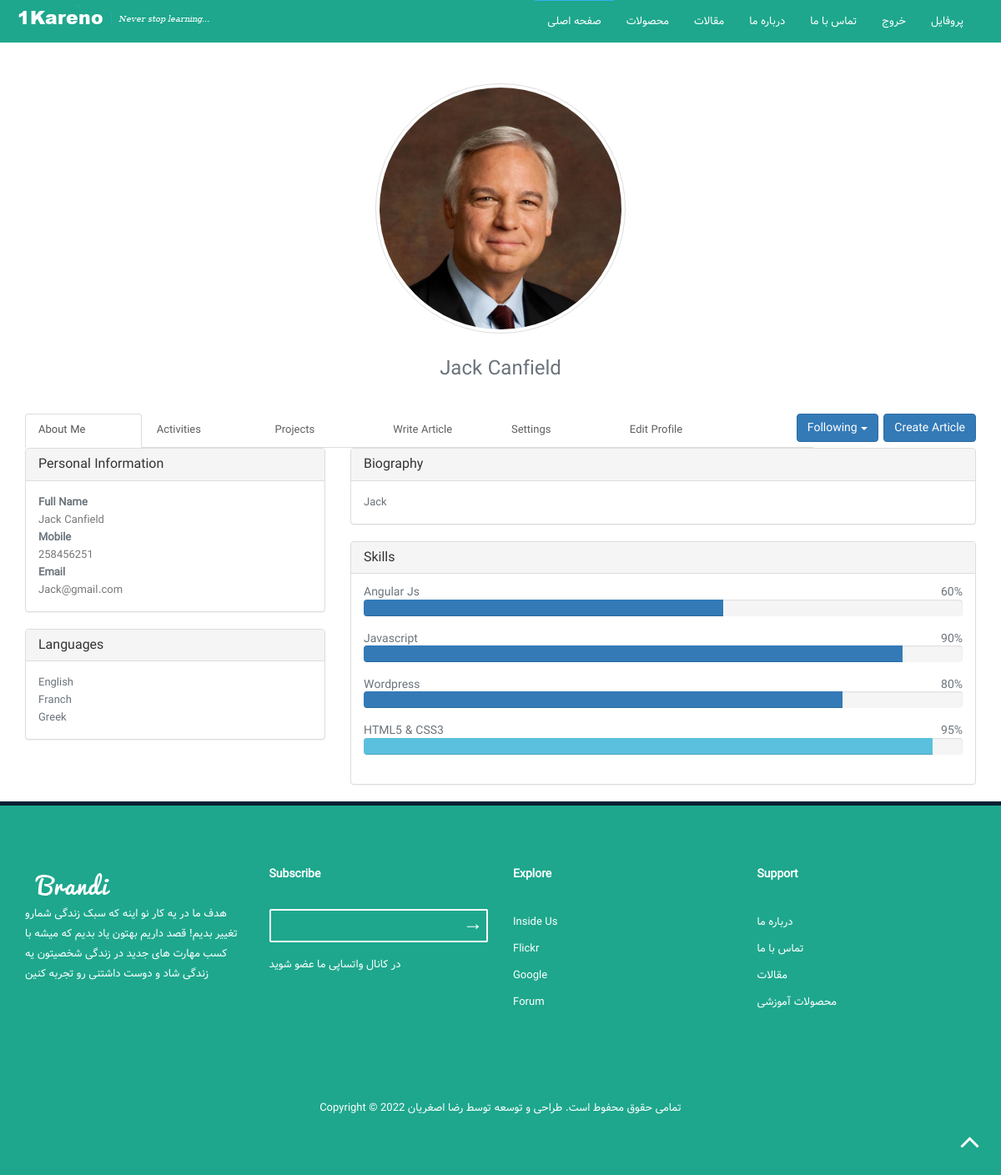
Screenshot of /account/profile/ (signed in) with the database file from the repository.
### account/models.py (models this page shows, shortened)
class Profile(models.Model):
    user = models.OneToOneField(settings.AUTH_USER_MODEL, on_delete=models.CASCADE)
    biography = models.TextField(null=False, blank=True)
    phone = models.CharField(max_length=11)
    avatar = models.ImageField(upload_to='media/avatars', null=True, blank=True)

### account/views.py (the view)
# urls.py: path('profile/', profile, name='profile'),
def profile(request):
    user_profile = request.user.profile
    profile_user = UserUpdateForm(request.POST, instance=request.user)
    profile_model = ProfileUpdateForm(request.POST, instance=request.user.profile)
    return render(request, 'account/profile.html',
                  {'profile_user': profile_user, 'profile_model': profile_model, 'profile': user_profile})

### account/templates/account/profile.html (shortened to what this page needs)
{% extends 'base.html' %}
{% load static %}
{% block content %}
<div class="wrapper">
    <div class="container">
        <div class="wraper">
            <div class="row">
                <div class="col-sm-12">
                    <div class="bg-picture text-center">
                        <div class="profile-info-name">
                            {% if profile.avatar %}
                            <img src="{{ profile.avatar.url }}" height="300px"
                                 width="300px"
                                 class="thumb-lg img-circle img-thumbnail" alt="profile-image">
                            {% else %}
                            <img src="{% static 'assets/img/avatar.png' %}" height="300px"
                                 width="300px" class="thumb-lg img-circle img-thumbnail" alt="profile-image">
                            {% endif %}
                            <h3 style="margin-top: 3rem" class="text-white">{{ profile.user.first_name }}
                                {{ profile.user.last_name }}</h3>
                        </div>
                    </div>
                </div>
            </div>
            <div style="margin-top: 4rem" class="row user-tabs">
                <div class="col-lg-10 col-md-10 col-sm-10">
                    <ul class="nav nav-tabs tabs" style="width: 100%;">
                        <li class="active tab" style="width: 15%;">
                            <a href="#home-2" data-toggle="tab" aria-expanded="false" class="active">
                                <span class="hidden-xs">About Me</span>
                            </a>
                        </li>
                        <li class="tab" style="width: 15%;">
                            <a href="#profile-2" data-toggle="tab" aria-expanded="false">
                                <span class="hidden-xs">Activities</span>
                            </a>
                        </li>
                        <li class="tab" style="width: 15%;">
                            <a href="#messages-2" data-toggle="tab" aria-expanded="true">
                                <span class="hidden-xs">Projects</span>
                            </a>
                        </li>
                        <li class="tab" style="width: 15%;">
                            <a href="#settings-2" data-toggle="tab" aria-expanded="false">
                                <span class="hidden-xs">Write Article</span>
                            </a>
                        </li>
                        <li class="tab" style="width: 15%;">
                            <a href="#settings-2" data-toggle="tab" aria-expanded="false">
                                <span class="hidden-xs">Settings</span>
                            </a>
                        </li>
                         <li class="tab" style="width: 15%;">
                            <a href="#edit-profile" data-toggle="tab" aria-expanded="false">
                                <span class="hidden-xs">Edit Profile</span>
                            </a>
                        </li>
                    </ul>
                </div>
                <div class="col-lg-1 col-md-1 col-sm-1 hidden-xs">
                    <div class="pull-right" style="margin-right: 20px">
                        <div class="dropdown">
                            <a data-toggle="dropdown"
                               class="dropdown-toggle btn-rounded btn btn-primary waves-effect waves-light" href="#">
                                Following <span class="caret"></span></a>
                        </div>
                    </div>
                </div>
                <div class="col-lg-1 col-md-1 col-sm-1 hidden-xs">
                    <div class="pull-right">
                            <a
                               class="btn-rounded btn btn-primary" href="{% url 'blog:createArticle' %}">
                                Create Article </a>
                    </div>
                </div>
            </div>
            <div class="row">
                <div class="col-lg-12">
                    <div class="tab-content profile-tab-content">
                        <div class="tab-pane active" id="home-2">
                            <div class="row">
                                <div class="col-md-4">
                                    <div class="panel panel-default panel-fill">
                                        <div class="panel-heading">
                                            <h3 class="panel-title">Personal Information</h3>
                                        </div>
                                        <div class="panel-body">
                                            <div class="about-info-p">
                                                <strong>Full Name</strong>
                                                <br>
                                                <p class="text-muted">{{profile.user.first_name}}
                                                    {{profile.user.last_name}}</p>
                                            </div>
                                            <div class="about-info-p">
                                                <strong>Mobile</strong>
                                                <br>
                                                <p class="text-muted">{{profile.phone}}</p>
                                            </div>
                                            <div class="about-info-p">
                                                <strong>Email</strong>
                                                <br>
                                                <p class="text-muted">{{profile.user.email}}</p>
                                            </div>
                                        </div>
                                    </div>
                                    <div class="panel panel-default panel-fill">
                                        <div class="panel-heading">
                                            <h3 class="panel-title">Languages</h3>
                                        </div>
                                        <div class="panel-body">
                                            <ul>
                                                <li>English</li>
                                                <li>Franch</li>
                                                <li>Greek</li>
                                            </ul>
                                        </div>
                                    </div>
                                </div>
                                <div class="col-md-8">
                                    <div class="panel panel-default panel-fill">
                                        <div class="panel-heading">
                                            <h3 class="panel-title">Biography</h3>
                                        </div>
                                        <div class="panel-body">
                                            <p>{{ profile.biography }}</p>
                                        </div>
                                    </div>
                                    <div class="panel panel-default panel-fill">
                                        <div class="panel-heading">
                                            <h3 class="panel-title">Skills</h3>
                                        </div>
                                        <div class="panel-body">
                                            <div class="m-b-15">
                                                <h5>Angular Js <span class="pull-right">60%</span></h5>
                                                <div class="progress">
                                                    <div class="progress-bar progress-bar-primary wow animated progress-animated"
                                                         role="progressbar" aria-valuenow="60" aria-valuemin="0"
                                                         aria-valuemax="100"
                                                         style="width: 60%; visibility: hidden; animation-name: none;">
                                                    </div>
                                                </div>
                                            </div>
                                            <div class="m-b-15">
                                                <h5>Javascript <span class="pull-right">90%</span></h5>
                                                <div class="progress">
                                                    <div class="progress-bar progress-bar-pink wow animated progress-animated"
                                                         role="progressbar" aria-valuenow="90" aria-valuemin="0"
                                                         aria-valuemax="100"
                                                         style="width: 90%; visibility: hidden; animation-name: none;">
                                                    </div>
                                                </div>
                                            </div>
                                            <div class="m-b-15">
                                                <h5>Wordpress <span class="pull-right">80%</span></h5>
                                                <div class="progress">
                                                    <div class="progress-bar progress-bar-purple wow animated progress-animated"
                                                         role="progressbar" aria-valuenow="80" aria-valuemin="0"
                                                         aria-valuemax="100"
                                                         style="width: 80%; visibility: hidden; animation-name: none;">
                                                    </div>
                                                </div>
                                            </div>
                                            <div class="m-b-0">
                                                <h5>HTML5 &amp; CSS3 <span class="pull-right">95%</span></h5>
                                                <div class="progress">
                                                    <div class="progress-bar progress-bar-info wow animated progress-animated"
                                                         role="progressbar" aria-valuenow="95" aria-valuemin="0"
                                                         aria-valuemax="100"
                                                         style="width: 95%; visibility: hidden; animation-name: none;">
                                                    </div>
                                                </div>
                                            </div>
                                        </div>
                                    </div>
                                </div>
                            </div>
                        </div>
                    </div>
                </div>
            </div>
        </div>
    </div>
</div>
{% endblock %}

### rows the page displays
Profile: avatar (picture), user.first_name "Jack", user.last_name "Canfield", phone "258456251", user.email "Jack@gmail.com", biography "Jack"
